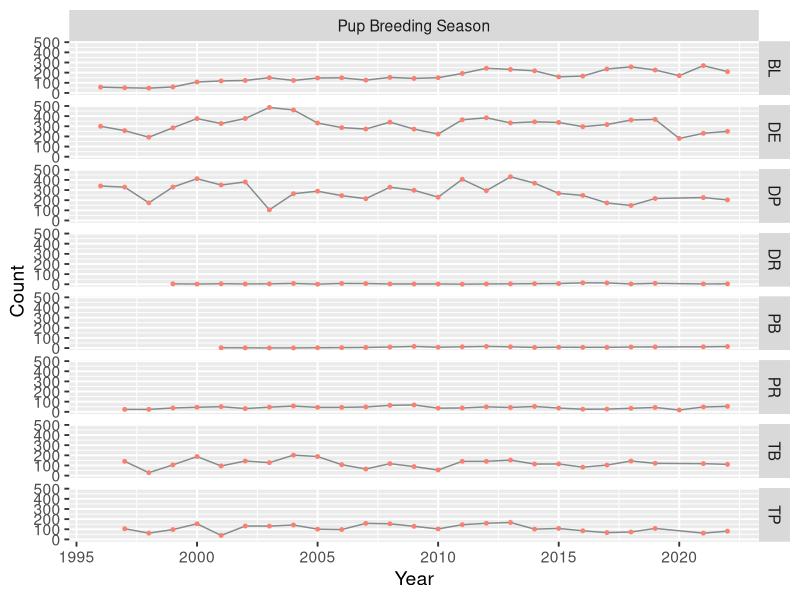
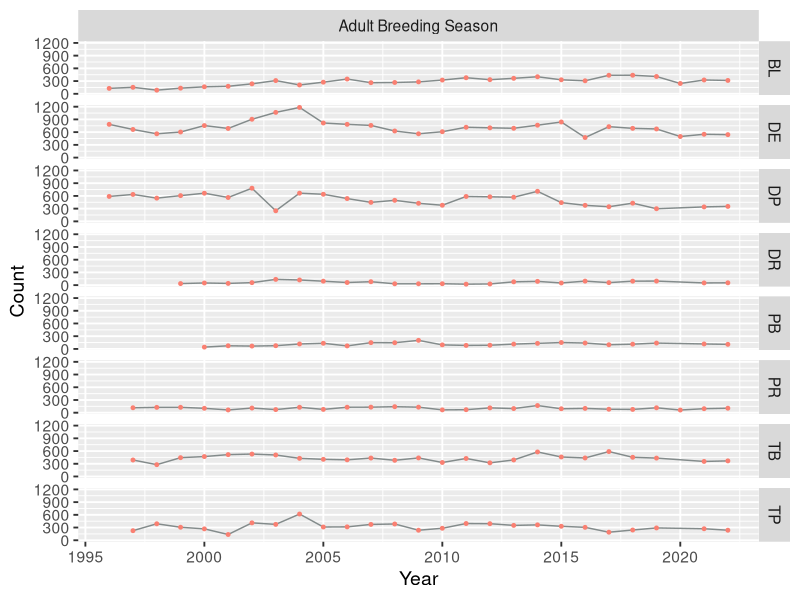
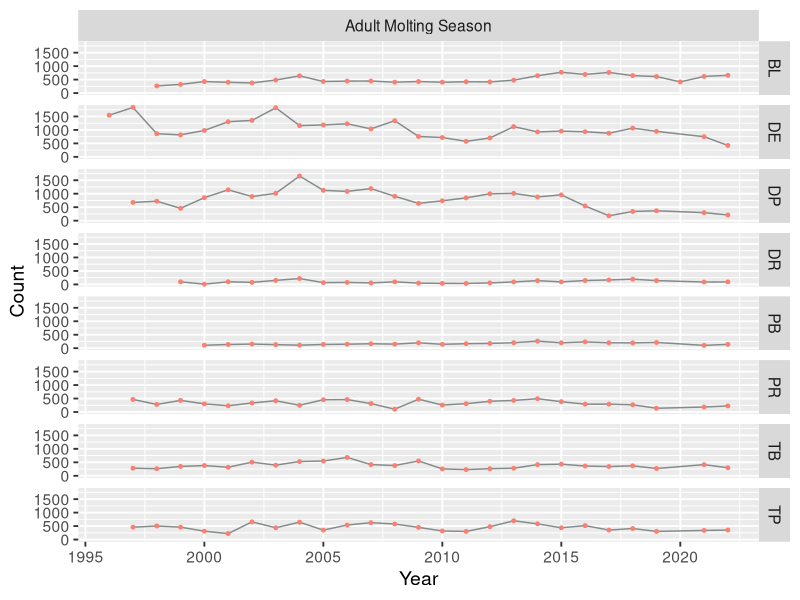

These charts were generated, in order, by the following R code:
#test comment
library("readxl")
library(dplyr)
library(tidyverse)
hseals <- read_excel("Data/1997_2022_Phocadata.xls")
# drop extra cols, explained below
hseals <- hseals[-c(3:4, 8:10)]

# ended up with some extra cols:
# "...10" had N/A's and "* Not sure if TRB was skipped or just no seals" for 	1999-04-12; TP
# "...8" has the names of the people conducting the surveys (?)
# "...9" has notes for the data, copied below

# Notes on the data:
# "\"Pup\" age classification = Live pups only"                                                                                                                                       
# "1. For 1996-99 data, I did not include surveys that had comments about poor visibility or difficulty in identifying pups"                                                          
# "2. Tomales Bay and Tomales Point surveys in 1998 often had only one count"                                                                                                         
# "3. Bolinas, Drakes Estero, and Double Point start in 1996; Pt Reyes Headlands, Tomales Bay, and Tomales Point start in 1997; Duxbury data starts in 1999; Pt Bonita starts in 2000"
# "4. Pt Reyes data includes Sea Lion Overlook"                                                                                                                                       
# "5. TB and TP have only one molting count in 2001"                                                                                                                                  
# "6. No molting counts for any sites in 1996 except one at DE."                                                                                                                      
# "*Another survey on this day with higher counts, but at a higher tide height" for "1999-05-04; PR

# unique(hseals$Subsite)
# abbrev.:    "DP"         "DE"         "BL"      "TB"          "TP"          "PR"       "DR"       "PB"
# name:  Double Point  Drakes Estero  Bolinas  Tomales Bay  Tomales Point  Point Reyes  Duxbury  Point Bonita

get_year <- function(date) {
  if (date$mon > 10) { 
    return(date$year+1901)
  } else {
    return(date$year+1900)
  }
}

# function that does get_year on every item in a list
get_year_all <- function(lst) {
  vec <- numeric()
  for (i in 1:length(lst)) {
    vec <- c(vec, get_year(lst[[i]]))
  }
  return(vec)
}

hseals_date <- strptime(hseals$Date, format="%Y-%m-%d")
hseals$Year <- get_year_all(hseals_date)
hseals$Month_day <- format(hseals$Date, format="%m-%d")
hseals$Month <- format(hseals$Date, format="%m")

# two types of observations: during breeding season (March, April, and May) or during molting season (June July)
# add cols indicating which one for the observation

hseals$Breeding <- hseals$Month == "03" | hseals$Month == "04" | hseals$Month == "05"
hseals$Molting <- hseals$Month == "06" | hseals$Month == "07"

# only want to look at breeding between April 15 and May 15
peakBreed <- format(seq(as.Date("1981-04-15"), as.Date("1981-05-15"), by="days"), format="%m-%d")
hseals$Peak_breeding <- hseals $Month_day %in% peakBreed

# need to get subsite time in better format
hseals_time <- strptime(hseals$SubsiteTime, format="%Y-%m-%d %H:%M:%S")
hseals$Time <- format(hseals_time, "%H:%M")

# drop cols we don't need anymore
hseals <- hseals[-c(3, 7:9)]
# reorder cols
hseals <- hseals[, c(1, 8, 2, 3, 4, 6, 7, 5)]

# unique(hseals$Age)
# "ADULT"     "PUP"       "DEADPUP"   "DEADADULT" "HPUP" 

# hpup <- subset(hseals, Age == "HPUP")
# PRpup1819 <- subset(hseals, Age == "PUP" & Subsite == "PR" ) #& (Year == 2018 | Year == 2019))
# 12 obs in 2018 and 2019 labeled HPUP, all for site == PR; PR has no pup obs for these years so relabel to PUP
hseals$Age[hseals$Age == "HPUP"] <- "PUP"

# don't need to worry about deadpup and deadadult for right now
hseals <- subset(hseals, Age == "PUP" | Age == "ADULT")

# function to get the max count for each year.
# args are location (string) and table 
get_max <- function(tbl, location) {
  tbl <- subset(tbl, Subsite == location)
  m <- tbl %>% group_by(Year) %>% slice(which.max(Count))
  return(m)
}

#######################
### BREEDING SEASON ###
#######################

hseals_breed <- subset(hseals, Peak_breeding == TRUE)

# unique(hseals_breed$Age) gives "ADULT" and "PUP"  

adult_b <- subset(hseals_breed, Age == "ADULT")

DP_adult_b <- get_max(adult_b, "DP") #not missing any years
DE_adult_b <- get_max(adult_b, "DE") #not missing any years
BL_adult_b <- get_max(adult_b, "BL") #not missing any years 
TB_adult_b <- get_max(adult_b, "TB") #not missing any years 
TP_adult_b <- get_max(adult_b, "TP") #not missing any years 
PR_adult_b <- get_max(adult_b, "PR") #not missing any years 
DR_adult_b <- get_max(adult_b, "DR") #not missing any years 
PB_adult_b <- get_max(adult_b, "PB") #not missing any years 

# put it all back into one table
adult_breeding <- data.frame(Date=double(), Time=character(), Subsite=character(), Age=character(),
                             Count=numeric(), Molting=logical(), Peak_breeding=logical(), Year=numeric())

adult_breeding <- rbind(adult_breeding, DP_adult_b)
adult_breeding <- rbind(adult_breeding, DE_adult_b)
adult_breeding <- rbind(adult_breeding, BL_adult_b)
adult_breeding <- rbind(adult_breeding, TB_adult_b)
adult_breeding <- rbind(adult_breeding, TP_adult_b)
adult_breeding <- rbind(adult_breeding, PR_adult_b)
adult_breeding <- rbind(adult_breeding, DR_adult_b)
adult_breeding <- rbind(adult_breeding, PB_adult_b)

pup_b <- subset(hseals_breed, Age == "PUP")

DP_pup_b <- get_max(pup_b, "DP") #not missing any years
DE_pup_b <- get_max(pup_b, "DE") #not missing any years
BL_pup_b <- get_max(pup_b, "BL") #not missing any years
TB_pup_b <- get_max(pup_b, "TB") #not missing any years
TP_pup_b <- get_max(pup_b, "TP") #not missing any years
PR_pup_b <- get_max(pup_b, "PR") #not missing any years
DR_pup_b <- get_max(pup_b, "DR") #not missing any years
PB_pup_b <- get_max(pup_b, "PB") #not missing any years

# put it all back in one table for plotting
pup_breeding <- data.frame(Date=double(), Time=character(), Subsite=character(), Age=character(),
                             Count=numeric(), Molting=logical(), Peak_breeding=logical(), Year=numeric())

pup_breeding <- rbind(pup_breeding, DP_pup_b)
pup_breeding <- rbind(pup_breeding, DE_pup_b)
pup_breeding <- rbind(pup_breeding, BL_pup_b)
pup_breeding <- rbind(pup_breeding, TB_pup_b)
pup_breeding <- rbind(pup_breeding, TP_pup_b)
pup_breeding <- rbind(pup_breeding, PR_pup_b)
pup_breeding <- rbind(pup_breeding, DR_pup_b)
pup_breeding <- rbind(pup_breeding, PB_pup_b)

######################
### MOLTING SEASON ###
######################

hseals_molt <- subset(hseals, Molting == TRUE)

# drop breeding column

# unique(hseals_molt$Age) gives "ADULT" only

DP_adult_m <- get_max(hseals_molt, "DP") #not missing any years
DE_adult_m <- get_max(hseals_molt, "DE") #not missing any years
BL_adult_m <- get_max(hseals_molt, "BL") #not missing any years
TB_adult_m <- get_max(hseals_molt, "TB") #not missing any years
TP_adult_m <- get_max(hseals_molt, "TP") #not missing any years
PR_adult_m <- get_max(hseals_molt, "PR") #not missing any years
DR_adult_m <- get_max(hseals_molt, "DR") #not missing any years
PB_adult_m <- get_max(hseals_molt, "PB") #not missing any years

# put it all back in one table for plotting
molting <- data.frame(Date=double(), Time=character(), Subsite=character(), Age=character(),
                           Count=numeric(), Molting=logical(), Peak_breeding=logical(), Year=numeric())

molting <- rbind(molting, DP_adult_m)
molting <- rbind(molting, DE_adult_m)
molting <- rbind(molting, BL_adult_m)
molting <- rbind(molting, TB_adult_m)
molting <- rbind(molting, TP_adult_m)
molting <- rbind(molting, PR_adult_m)
molting <- rbind(molting, DR_adult_m)
molting <- rbind(molting, PB_adult_m)



################
### PLOTTING ###
################

plot_gg <- function(DATA){
  ggplot(DATA, aes(Year, Count)) +
    geom_line(color = "azure4") +
    geom_point(size = 1, colour="salmon") +
    theme_gray(base_size = 14) +
    facet_grid(Subsite ~ Age) #try facet_wrap ?
}

pup_breeding$Age[pup_breeding$Age == "PUP"] <- "Pup Breeding Season"
adult_breeding$Age[adult_breeding$Age == "ADULT"] <- "Adult Breeding Season"
molting$Age[molting$Age == "ADULT"] <- "Adult Molting Season"

plot_gg(pup_breeding)
plot_gg(adult_breeding)
plot_gg(molting)
